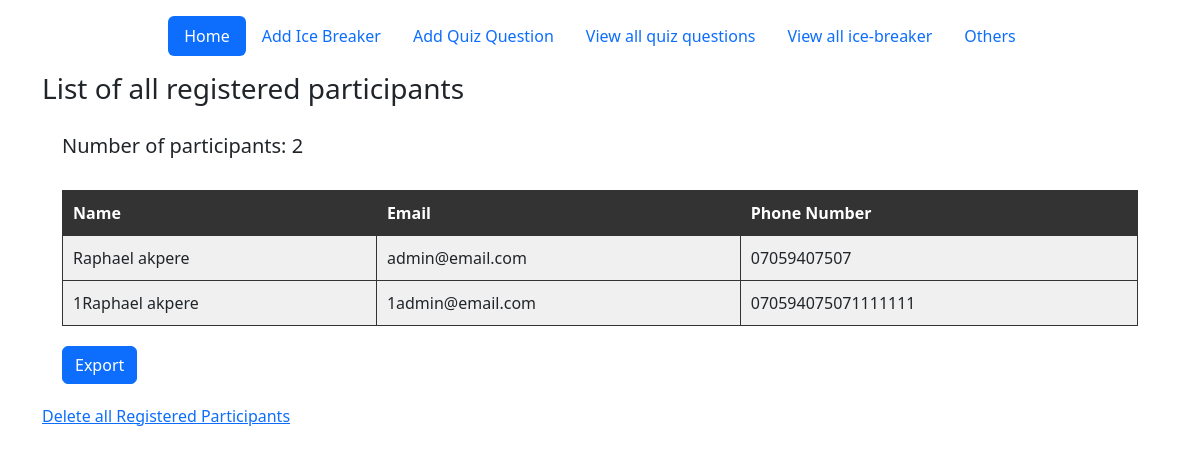
/admin, run on an earlier commit of the app's database.
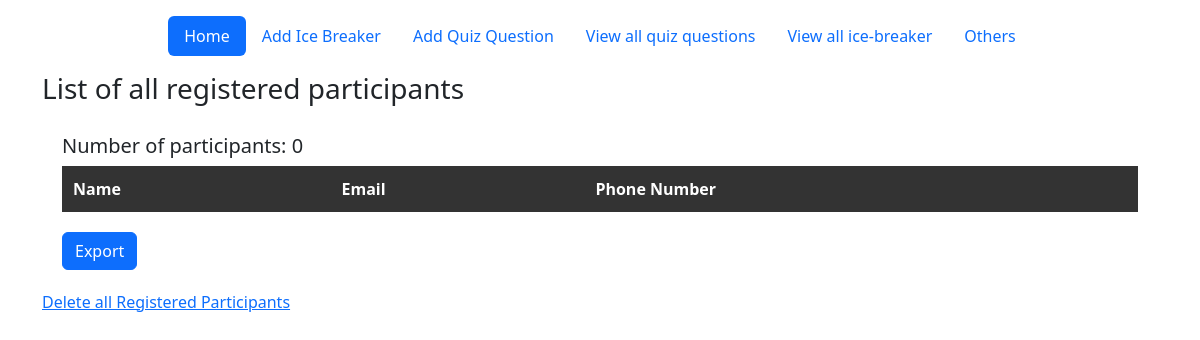
And on a later commit of the database.
### main.py (models this page shows)
class Users(db.Model):
    __tablename__ = "users"
    id = db.Column(db.Integer, primary_key=True)
    full_name = db.Column(db.String(255), nullable=False)
    email = db.Column(db.String(255), nullable=False)
    phone_number = db.Column(db.String(255), nullable=False)

### main.py (the view, shortened to what this page needs)
@app.route("/admin", methods=["POST", "GET"])
def admin():
    users = db.session.execute(db.Select(Users)).scalars().all()
    number_of_users = len(users)
    export = Export()
    delete = DeleteAllQuestion()
    name = []
    email = []
    phone_number = []
    if delete.validate_on_submit():
        db.session.query(Users).delete()
        db.session.commit()
        return redirect(url_for("admin"))
    return render_template("admin.html", users=users, number_of_users=number_of_users, export=export, delete=delete)

### forms.py
class Export(FlaskForm):
    export = SubmitField("Export")

class DeleteAllQuestion(FlaskForm):
    delete = SubmitField("Delete all Question")

### templates/admin.html (shortened to what this page needs)
{% from "bootstrap5/form.html" import render_form %}
{% include "header2.html" %}
</head>
<body>
<div class="container"><h3>
    List of all registered participants
    </h3>
    <div class="transactions">
        <h5>Number of participants: {{number_of_users}}</h5>
        <table id="data-table">
            <thead>
            <tr>
                <th>Name</th>
                <th>Email</th>
                <th>Phone Number</th>
            </tr>
            </thead>
    {% for user in users:%}
            <tbody>
            <tr>
                <td>{{user.full_name}}</td> <span class="span"></span>
                <td>{{user.email}}</td> <span class="span"></span>
                <td>{{user.phone_number}}</td> <span class="span"></span>
            </tr>
            </tbody>
            {% endfor %}
        </table>
        {{render_form(export)}}
    </div>
    <div>
        <a href="{{url_for('delete_all_users')}}">Delete all Registered Participants</a>
    </div>
</div>
</body>
</html>

### templates/header2.html (shortened to what this page needs)
<!DOCTYPE html>
<html lang="en">
<head>
    <link href="https://cdn.jsdelivr.net/npm/bootstrap@5.3.0-alpha2/dist/css/bootstrap.min.css" rel="stylesheet"
>
</head>
<body>
<div class="container">
    <header class="d-flex justify-content-center py-3">
      <ul class="nav nav-pills">
        <li class="nav-item"><a href="{{url_for('admin')}}" class="nav-link active" aria-current="page">Home</a></li>
        <li class="nav-item"><a href="{{url_for('add_icebreaker')}}" class="nav-link">Add Ice Breaker</a></li>
        <li class="nav-item"><a href="{{url_for('add_question')}}" class="nav-link">Add Quiz Question</a></li>
        <li class="nav-item"><a href="{{url_for('view_quiz_question')}}" class="nav-link">View all quiz questions</a></li>
        <li class="nav-item"><a href="{{url_for('view_ice_breaker')}}" class="nav-link">View all ice-breaker</a></li>
        <li class="nav-item"><a href="{{url_for('others')}}" class="nav-link">Others</a></li>
      </ul>
    </header>
  </div>
</body>
</html>

### templates/header2.html (style rules this page uses)
.transactions { padding: 20px; }
.account, .transactions table { border: 1px solid #ccc; background-color: #fff; padding: 10px; margin-bottom: 20px; }
table { width: 100%; border-collapse: collapse; border: 2px solid #333; }
th, td { padding: 10px; border: 1px solid #333; }
th { background-color: #333; color: #fff; }
tr:nth-child(odd) { background-color: #e0e0e0; }

What changed in the data, as far as the page shows it:
removed Users: full_name "Raphael akpere", email "admin@email.com", phone_number "07059407507"
removed Users: full_name "1Raphael akpere", email "1admin@email.com", phone_number "070594075071111111"
Also different on the page:
{{ number_of_users }}: "2" → "0"
